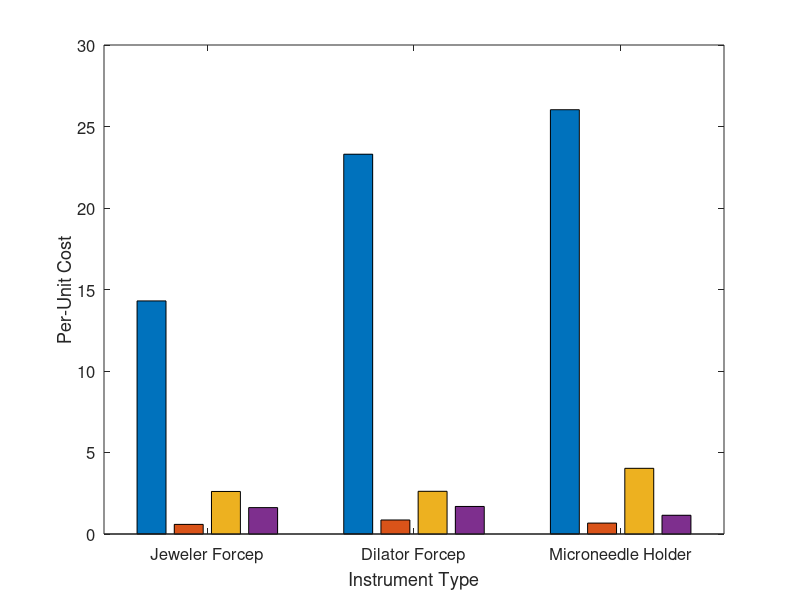

Write MATLAB code to recreate this figure. (Note: this script raises an error after producing the figure.)
% Comparative Cost Bar Chart for Microsurgical Instruments
clc; clear; close all 
% Instrument names
instruments = {'Jeweler Forcep','Dilator Forcep','Microneedle Holder'};

% Cost data: rows correspond to [Commercial; Prototype; Outsourced (Additive); Outsourced (Injection Molded)]
costs = [
    14.30, 23.30, 26.03;   % Commercial
     0.59,  0.86,  0.67;   % Prototype
     2.61,  2.62,  4.03;   % Outsourced (Additive)
     1.62,  1.69,  1.15    % Outsourced (Injection Molded)
];

% Transpose so that each group is one instrument
costs = costs';

% Create grouped bar chart
figure('Position',[100, 100, 750, 800]);
bar(costs, 'grouped');
set(gca, 'XTickLabel', instruments, 'FontSize', 12);
xlabel('Instrument Type');
ylabel('Per-Unit Cost');
ax = gca; 
ax.YAxis.TickLabelFormat = '$%,.0f';   % e.g. $1,234
% title('Cost Analysis of Microsurgical Training Instruments', 'FontWeight', 'bold');
grid minor 
% Add legend
legend( ...
    'Current / Commercially Available', ...
    'Low-Cost, Prototype (In-House)', ...
    'Low-Cost, Outsourced (Additive)', ...
    'Low-Cost, Outsourced (Injection Molded)', ...
    'Location', 'northwest' ...
);

% Optional: Rotate x‐tick labels if they overlap
xtickangle(0);
